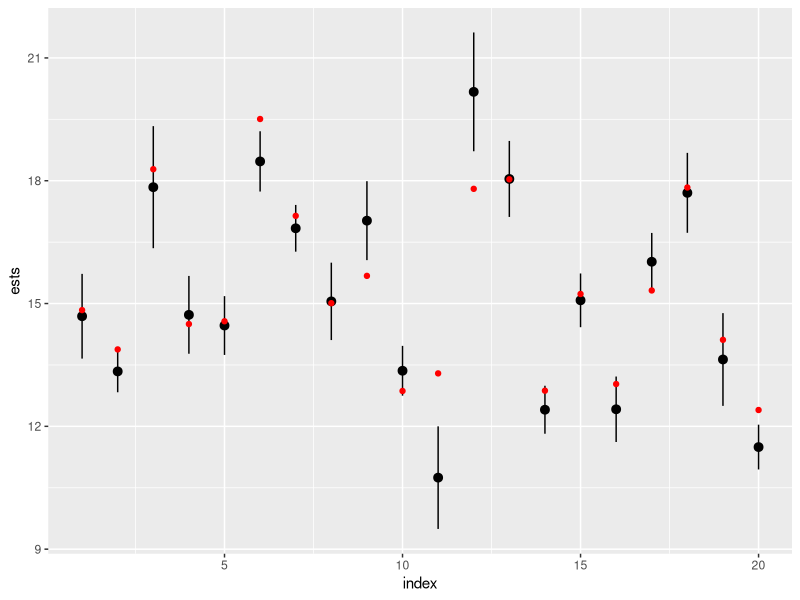
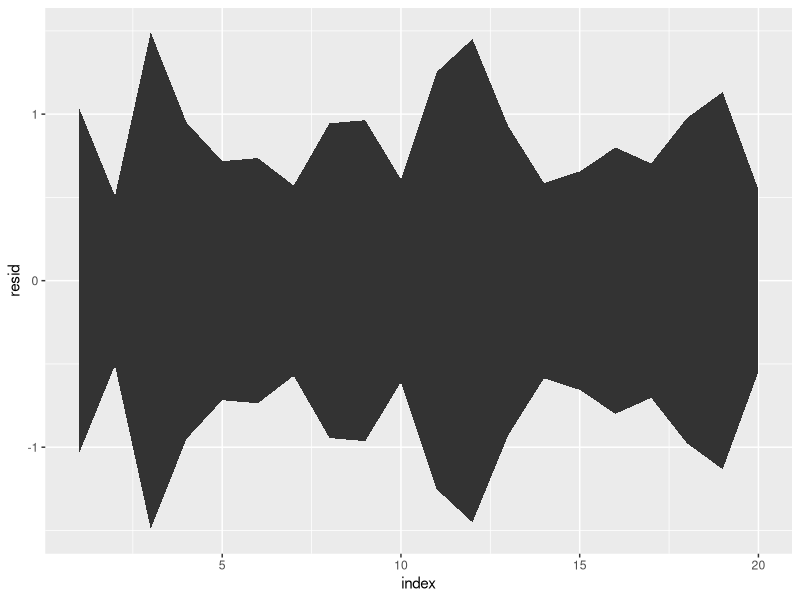
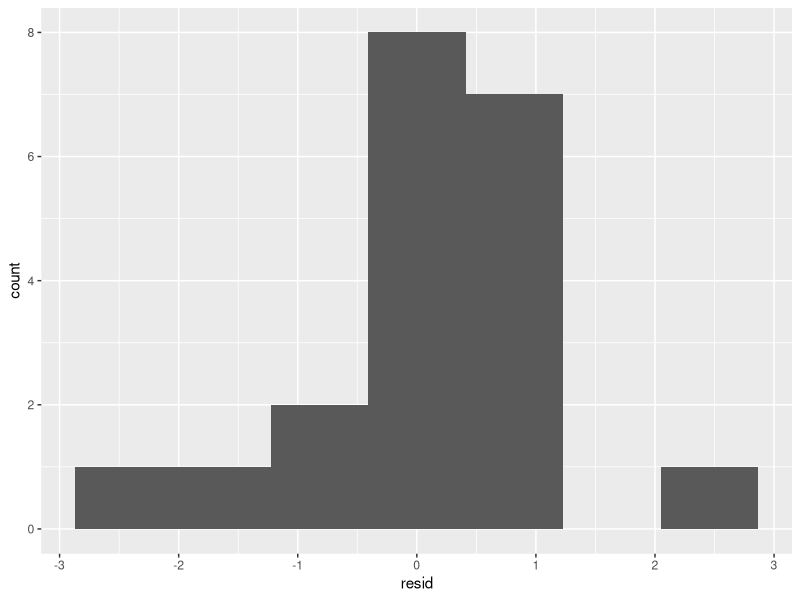
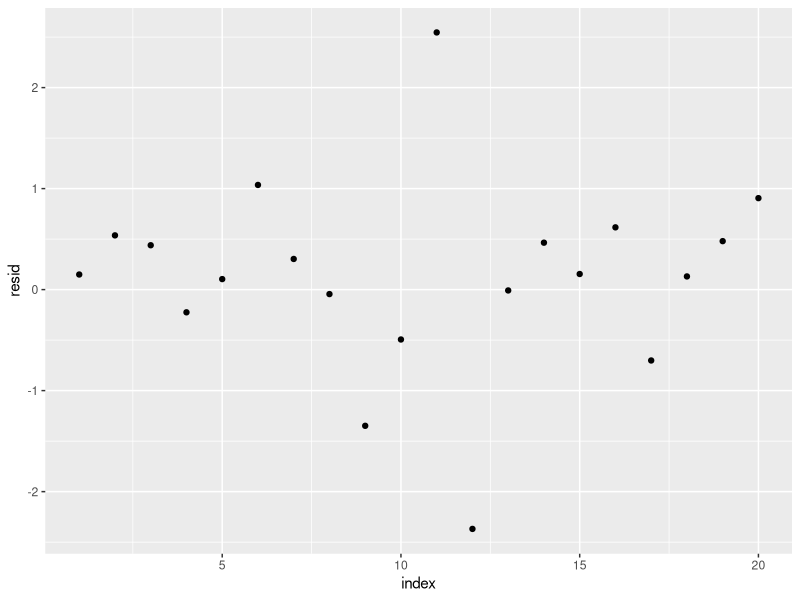
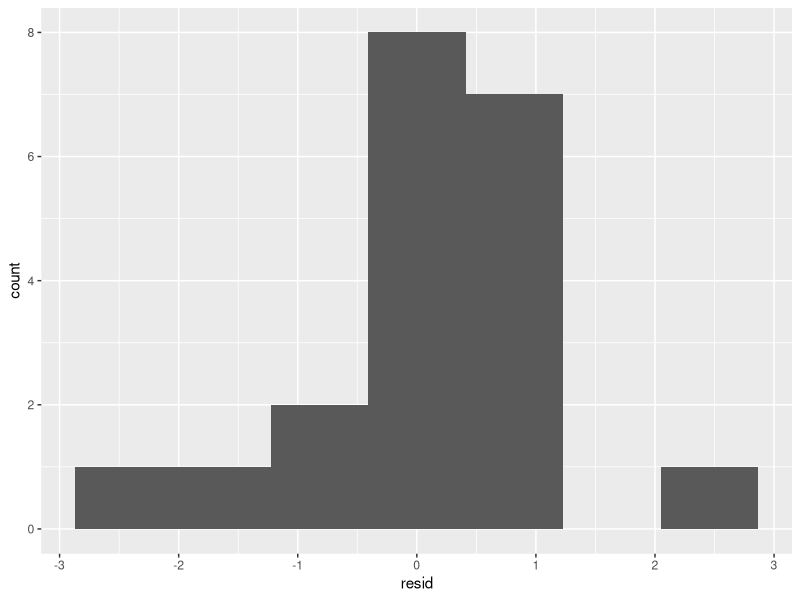
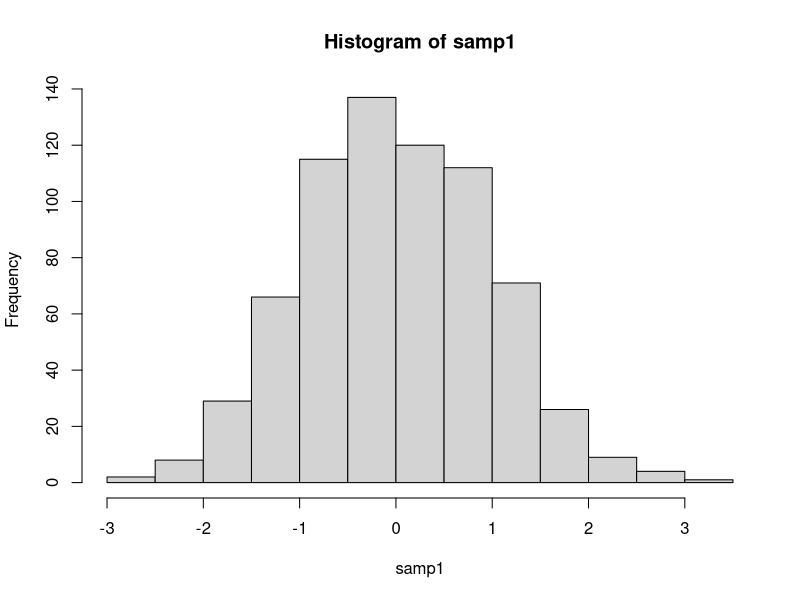
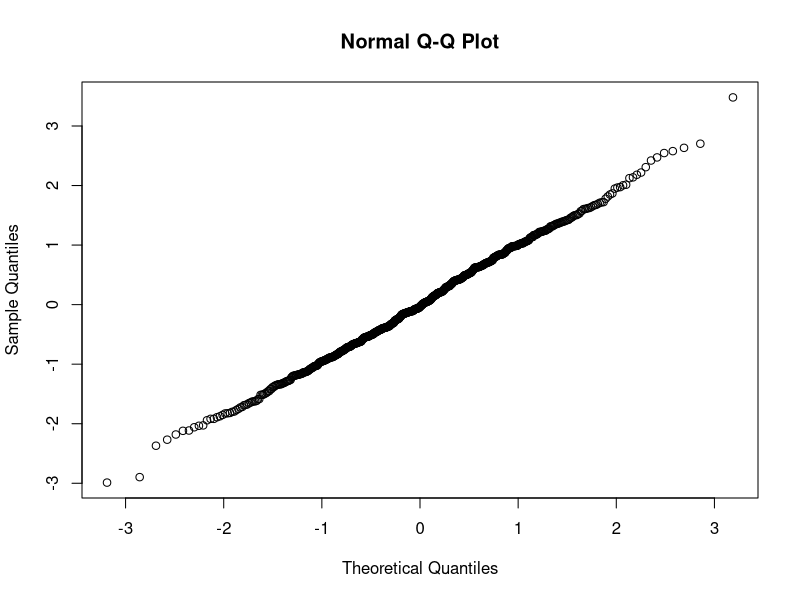
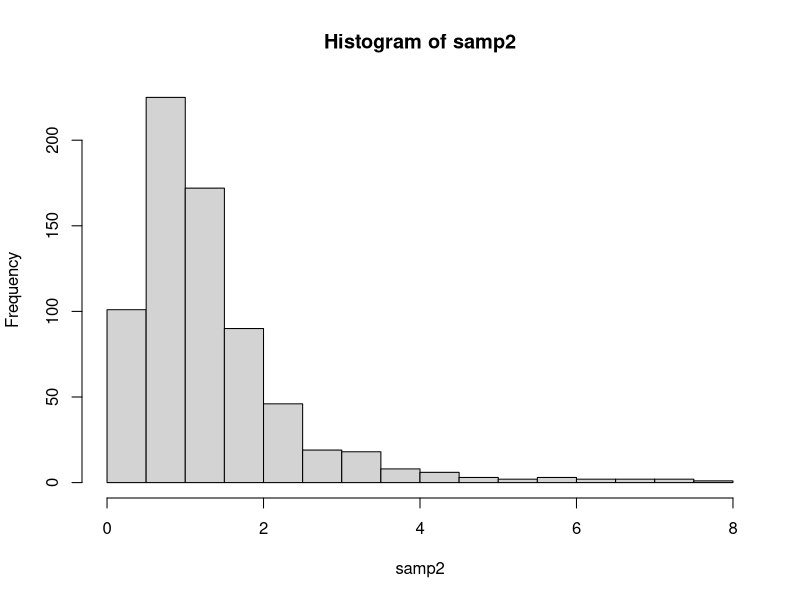

Here is the R script that generated these plots, in order:
## ---- chunk 1
knitr::opts_chunk$set(echo = TRUE)

library(tidyverse)
library(ggplot2)
## ---- chunk 2
truth <- rnorm(20, 15, 3)
sigs <- runif(20, 0.5, 1.5)
ests <- truth + rnorm(20, 0, sigs)

plotdf <- data.frame(index = 1:20, truth = truth, ests = ests, sig = sigs) %>% 
    mutate(resid = truth - ests)


plotdf %>% 
  ggplot(aes(x = index)) + 
  geom_pointrange(aes(ymin = ests - sig, y = ests, ymax = ests + sig)) + 
  geom_point(aes(y = truth), color = "red") 

## ---- chunk 3
plotdf %>% 
  ggplot(aes(x = index, y = resid)) + 
  geom_ribbon(aes(ymin = -sig, ymax = sig))
  geom_point(color = "red")


plotdf %>% 
  ggplot() + 
  geom_histogram(aes(x = resid), bins = 7)
## ---- chunk 4
plotdf %>% 
  ggplot(aes(x = index, y = resid)) + 
  geom_point()

plotdf %>% 
  ggplot() + 
  geom_histogram(aes(x = resid), bins = 7)
## ---- chunk 5
samp1 <- rnorm(700)
hist(samp1)
qqnorm(samp1)
## ---- chunk 6
samp2 <- rlnorm(700, 0, 0.7)
hist(samp2)
qqnorm(samp2)
## ---- chunk 7
samp3 <- rt(700, df = 3)
hist(samp3)
qqnorm(samp3)
